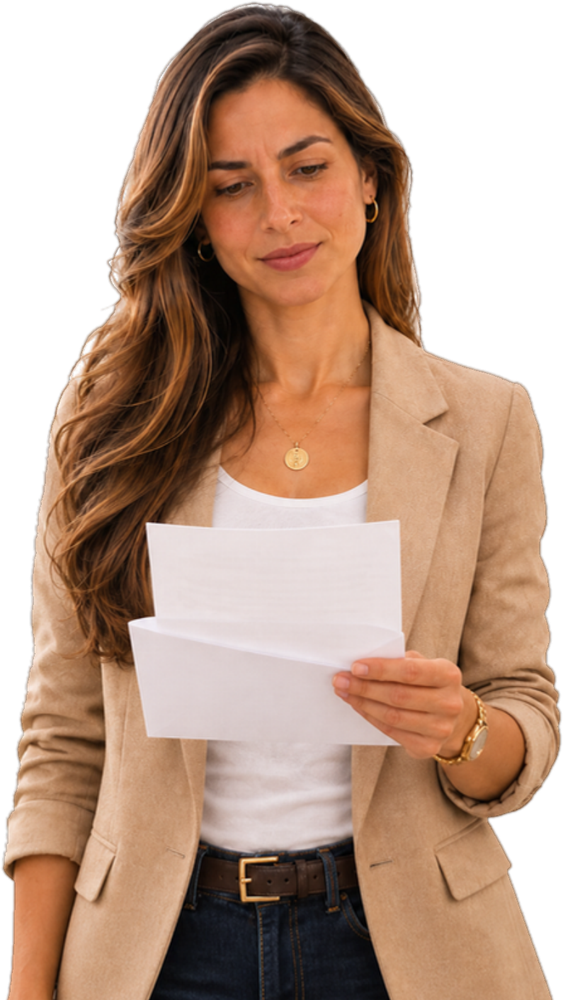
#> input picture video/episodios/poses/guia-carta.png, 563 x 1000 px, shrunk from 795 x 1412 before the run
$ python recortar.py poses/guia-carta.png poses/guia-celular.png 1.0
#> lines starting #> are read from the running program, lines starting #| are printed output that depends on the picture; after the words box and inside, x2 and y2 are one past the last pixel; in counts of white or black regions, pixels touching at a corner belong together
#!/usr/bin/env python3
"""Recorta el fondo claro y uniforme de las poses generadas y deja PNG con transparencia.

Uso: python3 recortar.py <entrada.png> <salida.png> [tolerancia]
Rellena desde los bordes solo el fondo conectado, así no borra la camiseta blanca ni papeles.
"""
import sys
import numpy as np
from PIL import Image, ImageDraw, ImageFilter

src, dst = sys.argv[1], sys.argv[2]; tol = float(sys.argv[3]) if len(sys.argv) > 3 else 24
im = Image.open(src).convert("RGB"); a = np.asarray(im).astype(np.int16); h, w, _ = a.shape
#> after `im = Image.open(src).convert('RGB')`:
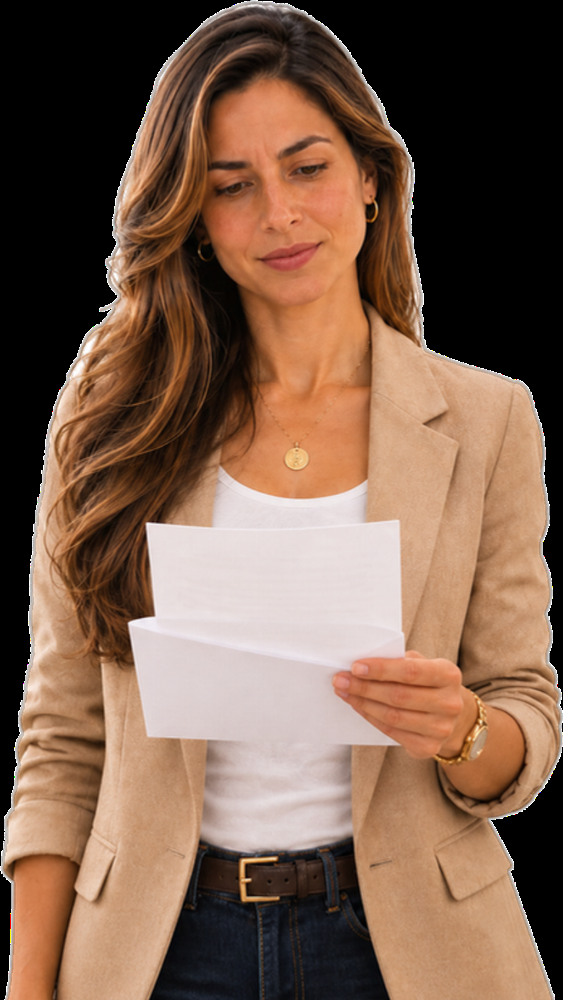
#> im: PIL image 563x1000 RGB; mean R, G, B 124.2, 95.1, 77.2
#> after `h, w, _ = a.shape`: h = 1000; w = 563
border = np.concatenate([a[0], a[-1], a[:, 0], a[:, -1]]); bgc = np.median(border, 0)
#> after `bgc = np.median(border, 0)`: bgc = [0, 0, 0]
# también tolera la variación suave del fondo (degradado/sombra)
dist = np.abs(a - bgc).max(2)
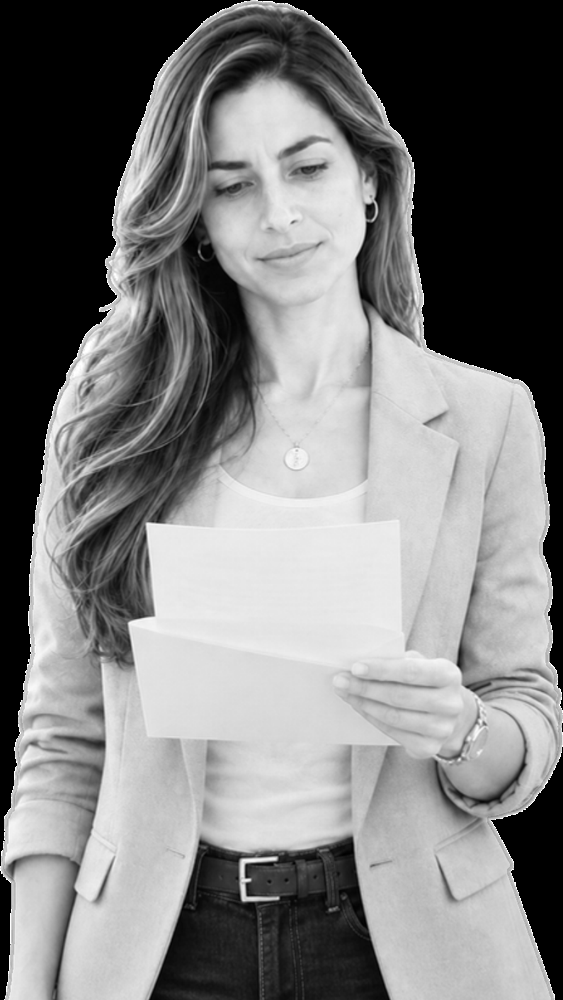
#> dist: shape (1000, 563) float64; min 0, max 255, mean 124.5
lum = a.mean(2); bglike = (dist < tol) | ((lum > bgc.mean() - 10) & (a.max(2) - a.min(2) < 26) & (dist < tol * 1.6))
#> after `lum = a.mean(2)`:
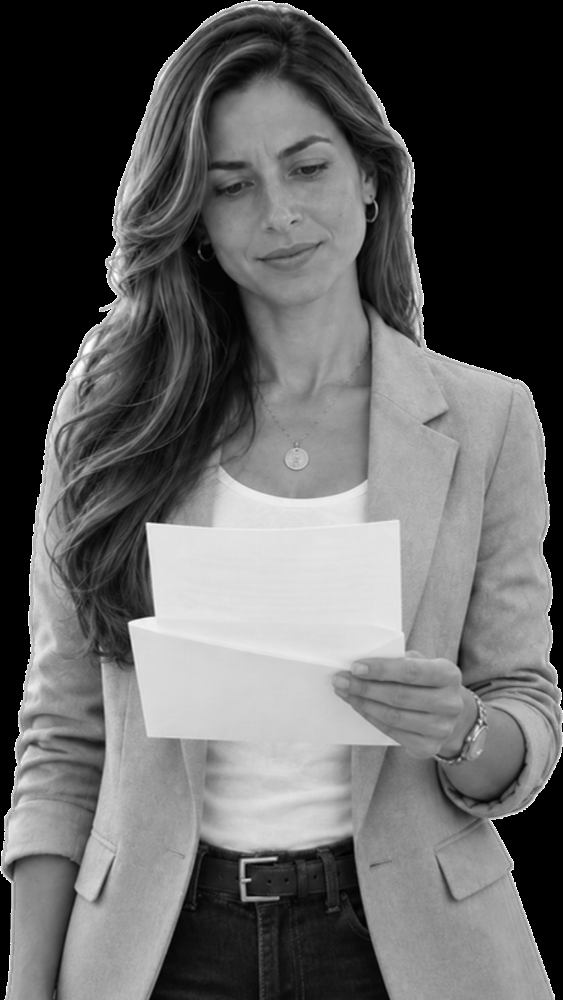
#> lum: shape (1000, 563) float64; min 0, max 255, mean 98.8
#> after `bglike = (dist < tol) | (lum > bgc.mean() - 10) & (a.max(2) - a.min(2)`:
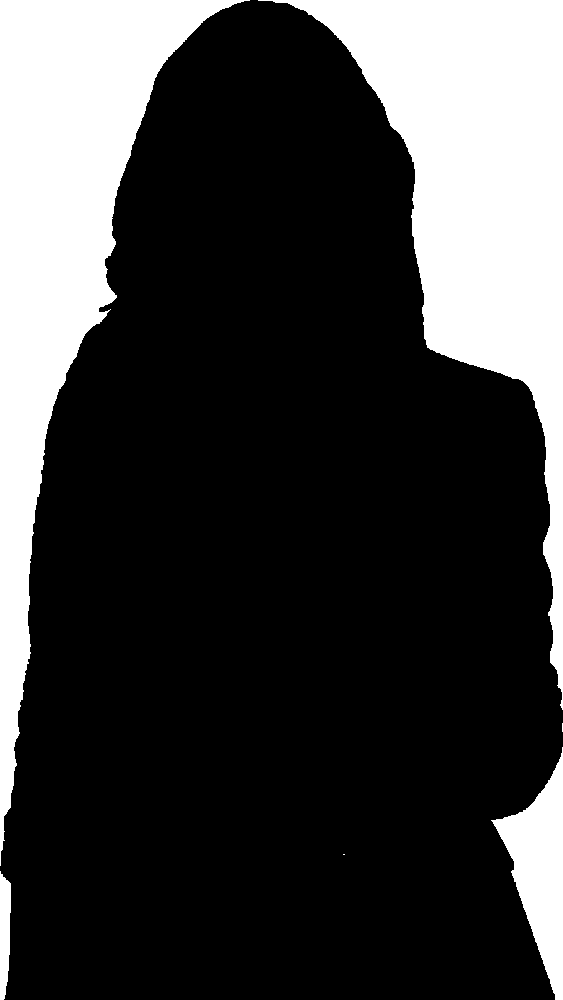
#> bglike: shape (1000, 563) bool; 24.8% white; 6 white regions (2 under 20 px), largest, box (x1, y1, x2, y2) and area: (258, 0, 563, 710) 67392, (0, 0, 250, 866) 62919, (491, 747, 563, 1000) 8220, (0, 871, 11, 1000) 1144
m = Image.fromarray(np.where(bglike, 255, 0).astype(np.uint8)).copy()  # copia editable
for x in range(0, w, 6):
    for y in (0, h - 1):
        if m.getpixel((x, y)) == 255: ImageDraw.floodfill(m, (x, y), 128)
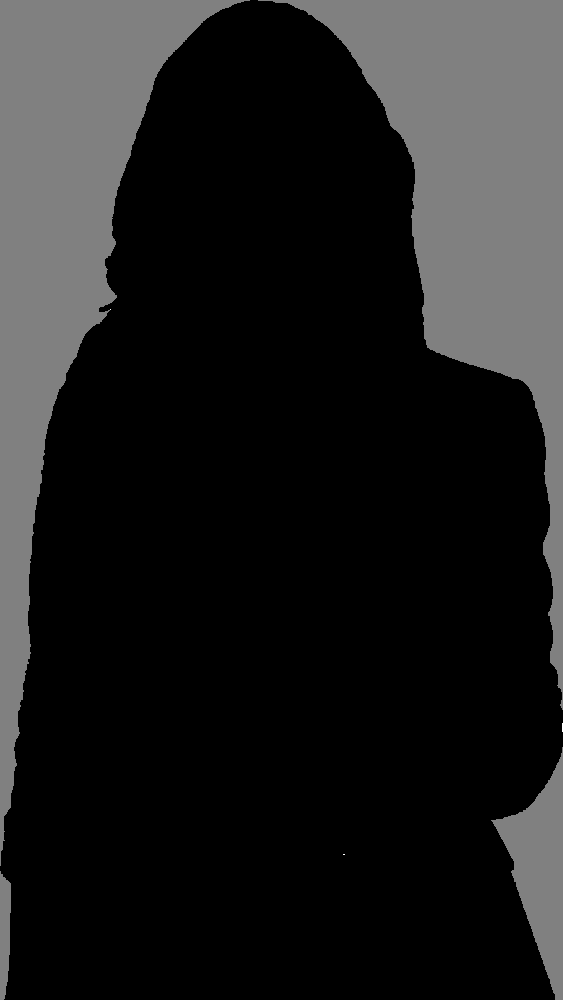
#> m: PIL image 563x1000 L; min 0, max 255, mean 31.8
for y in range(0, h, 6):
    for x in (0, w - 1):
        if m.getpixel((x, y)) == 255: ImageDraw.floodfill(m, (x, y), 128)
fg = np.asarray(m) != 128
#> fg: shape (1000, 563) bool; 75.2% white; 5 black regions (1 under 20 px), largest, box (x1, y1, x2, y2) and area: (258, 0, 563, 710) 67392, (0, 0, 250, 866) 62918, (491, 747, 563, 1000) 8220, (0, 871, 11, 1000) 1144
alpha = Image.fromarray((fg * 255).astype(np.uint8)).filter(ImageFilter.MinFilter(3)).filter(ImageFilter.GaussianBlur(1.3))
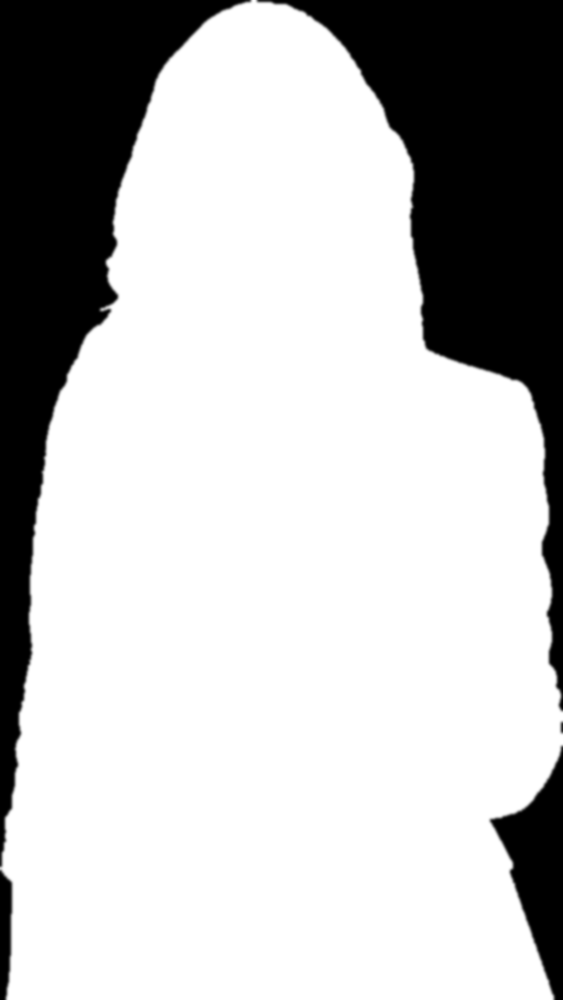
#> alpha: PIL image 563x1000 L; min 0, max 255, mean 190.4
# oscurece un poco el borde para que no quede halo claro sobre la oficina oscura
al = np.asarray(alpha).astype(np.float32) / 255; edge = (al > 0.02) & (al < 0.98)
#> after `edge = (al > 0.02) & (al < 0.98)`: edge: shape (1000, 563) bool; 2.2% white; 4 white regions, box (x1, y1, x2, y2) and area: (0, 0, 253, 1000) 6044, (255, 0, 563, 713) 4730, (488, 744, 563, 1000) 1629, (558, 720, 563, 735) 65
out = a.astype(np.float32); out[edge] *= 0.82
#> after `out[edge] *= 0.82`:
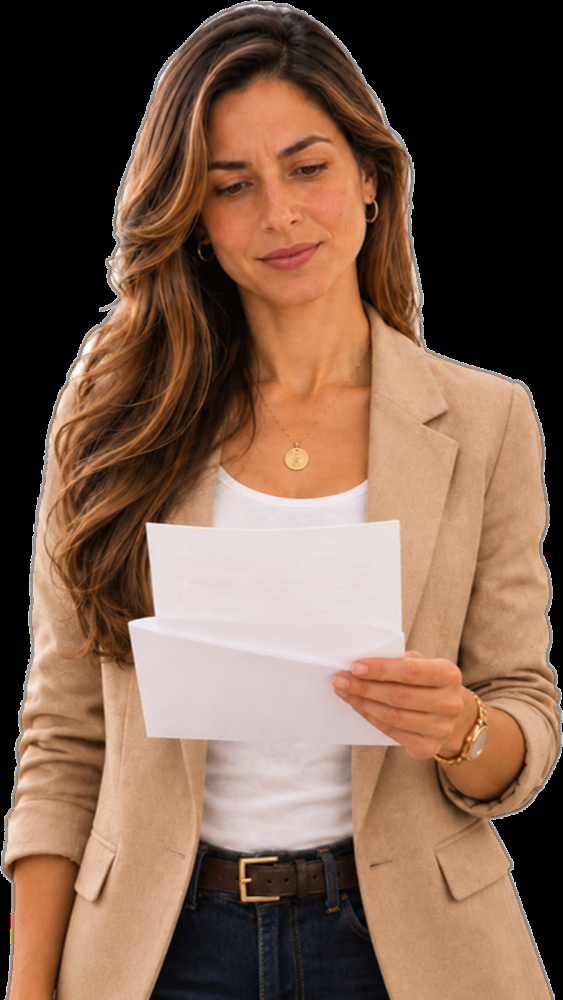
#> out: shape (1000, 563, 3) float32; mean R, G, B 123.6, 94.6, 76.7
res = Image.fromarray(np.clip(out, 0, 255).astype(np.uint8)).convert("RGBA"); res.putalpha(alpha)
res = res.crop(res.getchannel("A").getbbox()); res.save(dst)
print(dst, res.size, f"fondo={bgc.astype(int).tolist()}")
#| poses/guia-celular.png (563, 1000) fondo=[0, 0, 0]

$ run again, on video/episodios/poses/guia-dos-dedos.png
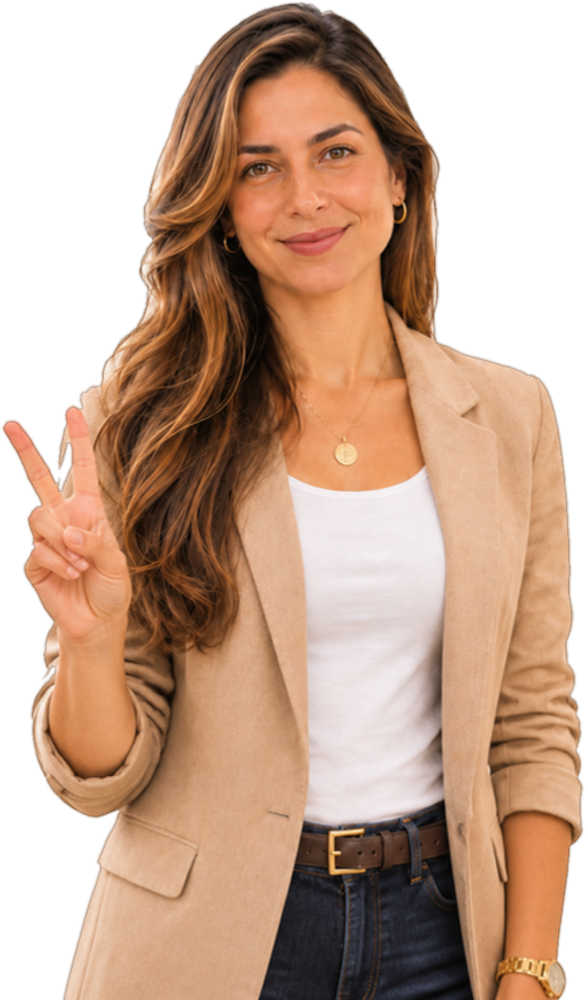
#> input picture video/episodios/poses/guia-dos-dedos.png, 585 x 1000 px, shrunk from 787 x 1346 before the run
#> bgc = [0, 0, 0]
#> `bglike = (dist < tol) | (lum > bgc.mean() - 10) & (a.max(2) - a.min(2)`:
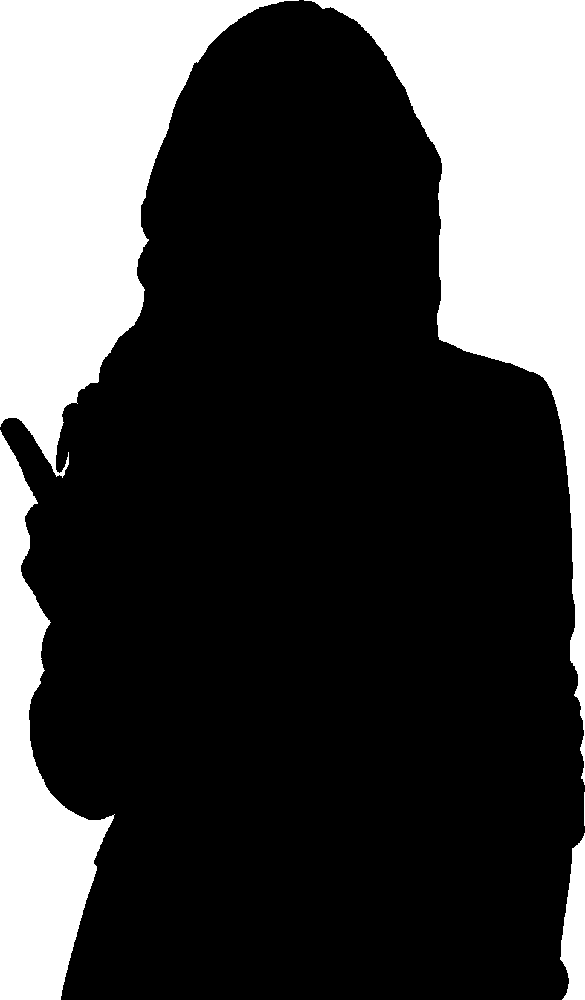
#> bglike: shape (1000, 585) bool; 27.8% white; 5 white regions, box (x1, y1, x2, y2) and area: (304, 0, 585, 785) 65804, (0, 0, 299, 478) 65220, (0, 430, 115, 1000) 28466, (560, 833, 585, 1000) 2894, (584, 792, 585, 826) 34
#> fg: shape (1000, 585) bool; 72.2% white; 5 black regions, box (x1, y1, x2, y2) and area: (304, 0, 585, 785) 65804, (0, 0, 299, 478) 65219, (0, 430, 114, 1000) 28465, (560, 833, 585, 1000) 2894, (584, 792, 585, 826) 34
#> edge: shape (1000, 585) bool; 2.4% white; 1 white region, box (x1, y1, x2, y2) and area: (0, 0, 585, 1000) 13825
#> `out[edge] *= 0.82`:
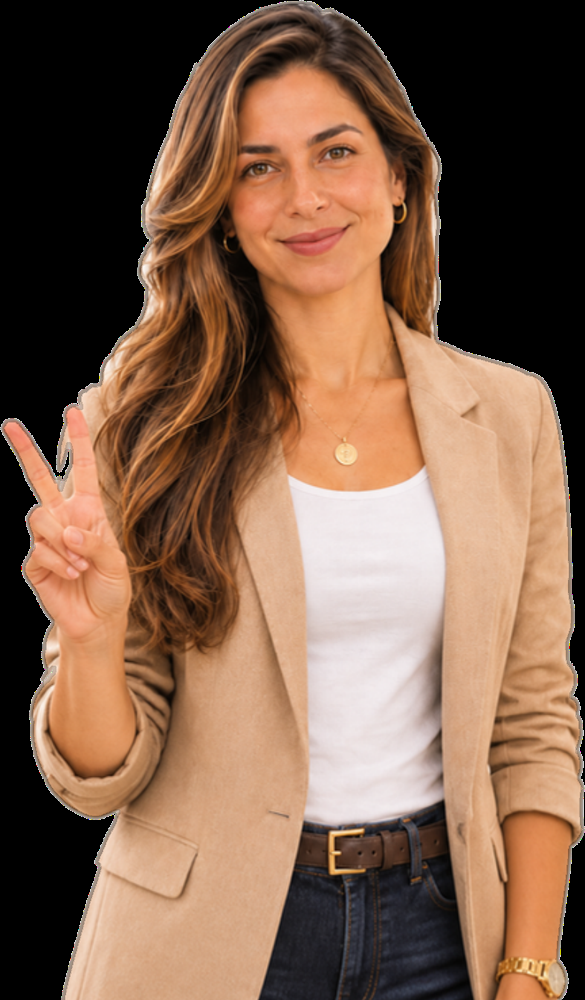
#> out: shape (1000, 585, 3) float32; mean R, G, B 126.7, 95.7, 75.6
#| poses/guia-dos-dedos.png (585, 1000) fondo=[0, 0, 0]

$ run again, on video/episodios/poses/guia-senalando.png
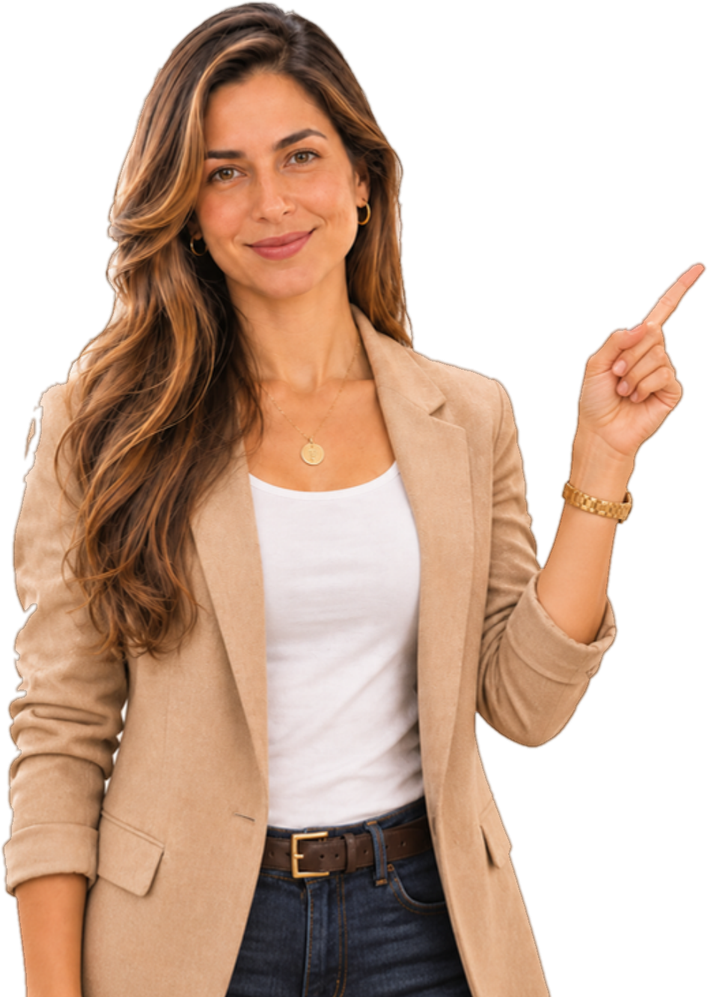
#> input picture video/episodios/poses/guia-senalando.png, 708 x 997 px, shrunk from 946 x 1332 before the run
#> bgc = [0, 0, 0]
#> `bglike = (dist < tol) | (lum > bgc.mean() - 10) & (a.max(2) - a.min(2)`:
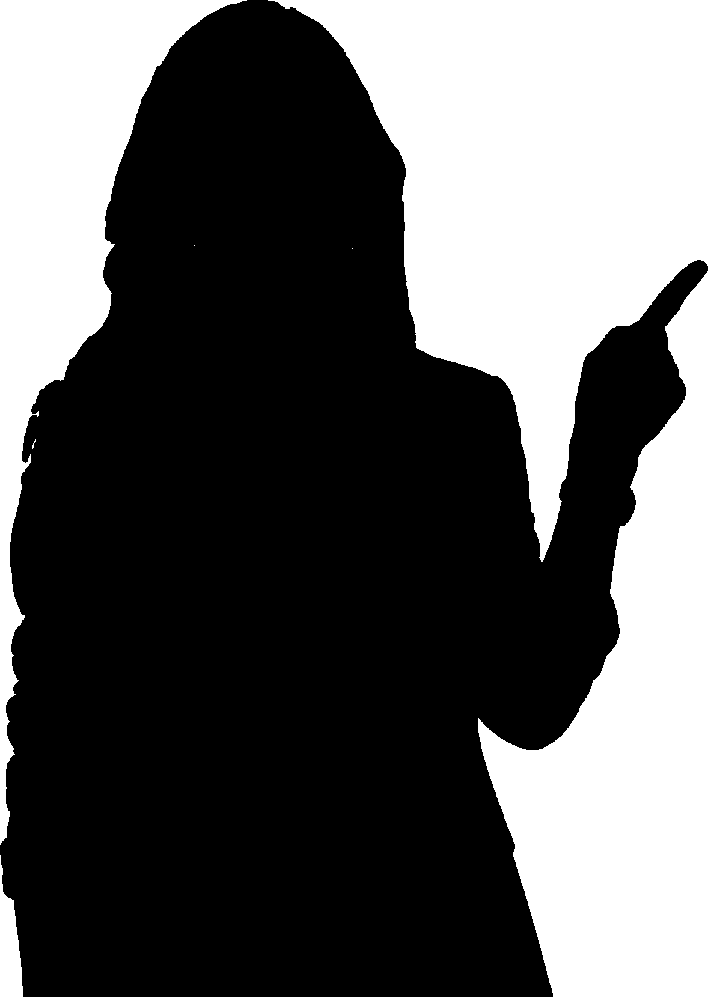
#> bglike: shape (997, 708) bool; 36.6% white; 7 white regions (3 under 20 px), largest, box (x1, y1, x2, y2) and area: (268, 0, 708, 562) 118783, (478, 271, 708, 997) 82561, (0, 0, 247, 845) 55218, (0, 855, 23, 997) 1977
#> edge: shape (997, 708) bool; 2.4% white; 3 white regions, box (x1, y1, x2, y2) and area: (265, 0, 708, 997) 10770, (0, 0, 250, 848) 5455, (0, 852, 27, 997) 824
#> `out[edge] *= 0.82`:
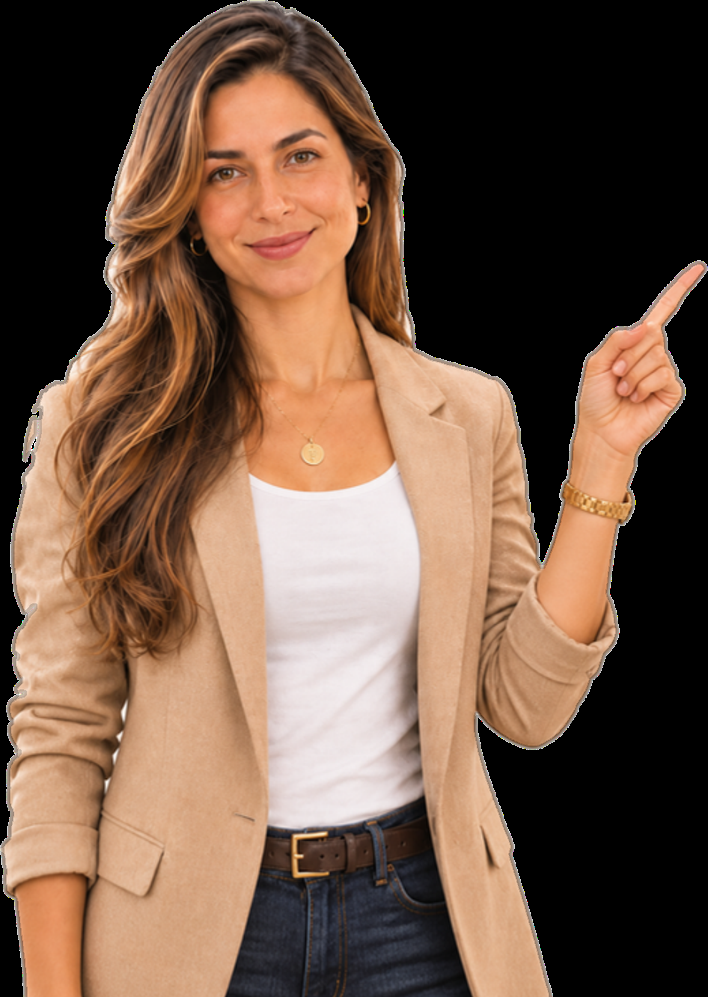
#> out: shape (997, 708, 3) float32; mean R, G, B 112.1, 85.8, 68.9
#| poses/guia-senalando.png (708, 997) fondo=[0, 0, 0]
